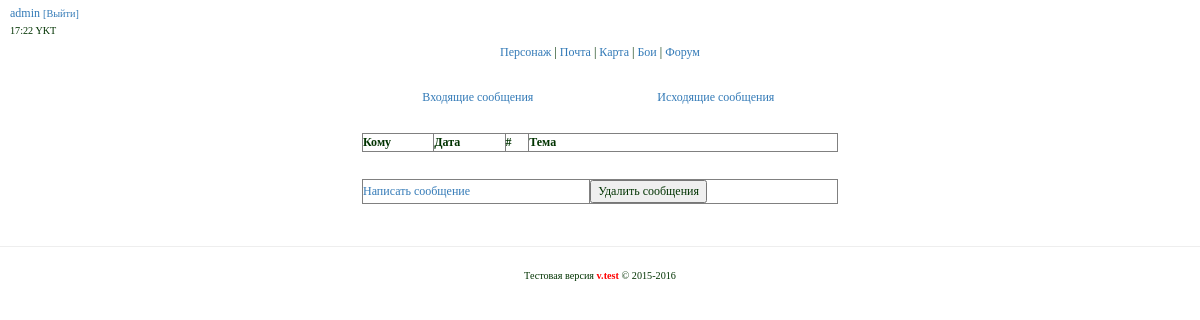
/mail/outbox (signed in), run on an earlier commit of the app's database.
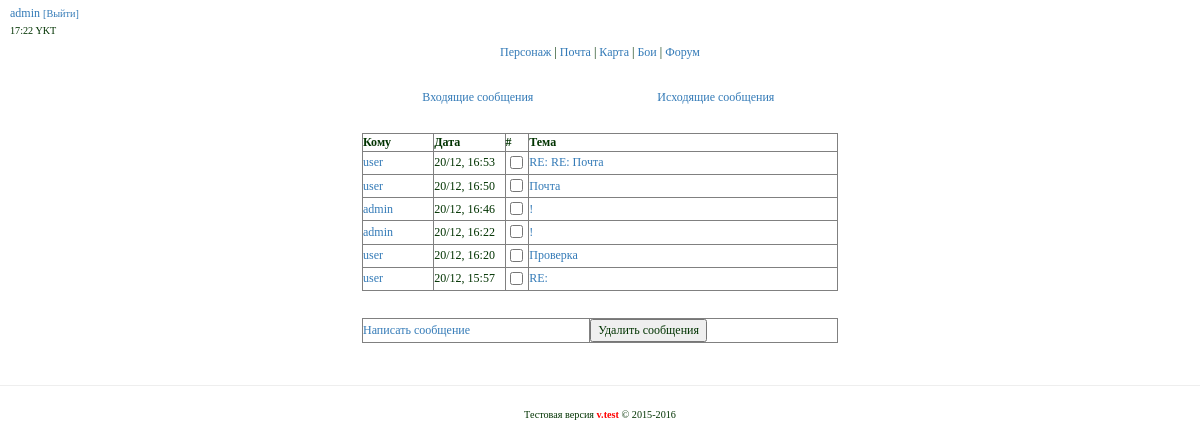
And on a later commit of the database.
### tables this page shows
CREATE TABLE IF NOT EXISTS `mail` (
  `id` int(11) unsigned NOT NULL AUTO_INCREMENT,
  `id_mail` varchar(256) NOT NULL,
  `type` int(11) NOT NULL,
  `sender` varchar(255) NOT NULL,
  `receiver` varchar(255) NOT NULL,
  `date` varchar(255) NOT NULL,
  `title` varchar(255) NOT NULL,
  `text` text NOT NULL,
  `new` int(11) NOT NULL DEFAULT '1',
  PRIMARY KEY (`id`)
);

### app/core/modelClass.php (called while the page is built, shortened)
<?php
class Model {
    public $mysqli;
    public function __construct() {
        $this->mysqli = new mysqli(Config::DBHOST,Config::DBUSER,Config::DBPASS,Config::DBNAME);
        $this->mysqli->query("SET NAMES 'utf8'");
    }
    public function query($query) {
        return $this->mysqli->query($query);
    }
    public function select($query) {
        $res = $this->query($query);
        $ret = [];
        while($row = mysqli_fetch_assoc($res)) {
            $ret[] = $row;
        }
        return $ret;
    }
}

### app/core/controllerClass.php (called while the page is built, shortened)
<?php
class Controller {
    public function isLogin() {
        if(isset($_COOKIE['login'])) return true;
        return false;
    }
}

### app/core/viewClass.php (called while the page is built)
<?php
class View {
    public function render($title,$content,$template,$data=null,$data2=null,$data3=null) {
        include 'app/views/'.$template;
    }
}

### app/controllers/controllerMail.php (called while the page is built, shortened)
<?php
class ControllerMail extends Controller {
    public function __construct(){
        $this->model = new ModelMail();
        $this->view = new View();
    }
    public function actionOutbox() {
        $login = $_COOKIE['login'];
        $data = $this->model->getOutboxMailByUser($login);
        $this->view->render('Почта', 'mail/outbox.php', 'template.php', $data);
    }
}

### app/start.php (called while the page is built, shortened)
<?php
require_once 'core/controllerClass.php';
require_once 'core/viewClass.php';
require_once 'core/modelClass.php';
require_once 'core/routerClass.php';
Router::run();

### index.php (called while the page is built, shortened)
<?php
require_once 'app/start.php';

### app/models/modelMail.php (called while the page is built, shortened)
<?php
class ModelMail extends Model {
    public function getOutboxMailByUser($login) {
        $data = "SELECT * FROM `mail` WHERE `sender` = '$login' AND `type` = 2 ORDER BY `id` DESC";
        $data = $this->select($data);
        return $data;
    }
}

### app/views/mail/outbox.php (the view)
<div>
    <table align="center" width="40%">
        <tr align="center">
            <td>
                <a href="/mail/">Входящие сообщения</a>
            </td>
            <td>
                <a href="/mail/outbox">Исходящие сообщения</a>
            </td>
        </tr>
    </table>
</div>
<br>
<form name="delmess" method="post" action="/mail/delmessage/">
<div class="mail">
    <table border="1" width="40%" align="center">
        <tr>
            <th width="15%">Кому</th>
            <th width="15%">Дата</th>
            <th width="5%">#</th>
            <th width="65%">Тема</th>
        </tr>
        <?php foreach($data as $mail): ;?>
            <tr>
                <td>
                    <a href="/user/info?id="><?=$mail['receiver']?></a>
                </td>
                <td>
                    <?=$mail['date']?>
                </td>
                <td align="center">
                    <input type="checkbox" name="id[]" value="<?=$mail['id']?>">
                </td>
                <td>
                    <a href="/mail/read?type=2&amp;id_mail=<?=$mail['id_mail']?>"><?=$mail['title']?></a>
                </td>
            </tr>
        <?php endforeach ;?>
    </table>
</div>
<br>
<div class="mail buttons">
    <table border="1" width="40%" align="center">
        <tr>
            <td>
                <a href="/mail/new">Написать сообщение</a>
            </td>
            <td>
                <input type="submit" name="submit" value="Удалить сообщения">
            </td>
        </tr>
    </table>
</div>
</form>

### app/core/routerClass.php (shortened to what this page needs)
<?php
class Router {
    public static function run() {
        $url = substr($_SERVER['REQUEST_URI'],1);
		$arrArg = explode('/',$url);
        $actionName = 'View';
        if(!empty($arrArg[1])) $actionName = $arrArg[1];
        $actionName = 'action'.ucfirst($actionName);
        $controllerObject = new $controllerName;
        if(method_exists($controllerObject,$actionName)) {
            $controllerObject->$actionName($paramName,$paramName2);
        } else self::page404();
    }
}

### app/views/template.php (shortened to what this page needs)
<!DOCTYPE html>
<html>
    <head>
        <link rel="stylesheet" type="text/css" href="/css/bootstrap.css">
        <link rel="stylesheet" type="text/css" href="/css/style.css">
    </head>
    <body>
        <?php include 'app/views/viewHeader.php'; ?>
        <?php include 'app/views/'.$content;?>
        <?php include 'app/views/viewFooter.php'?>
    </body>
</html>

### app/views/viewHeader.php (shortened to what this page needs)
<header>
    <?php if(isset($_COOKIE['login'])) { ?>
        <div id="header">
            <div>
                <a href="info?id=<?=$_COOKIE['id']?>"><?=$_COOKIE['login']?></a>
                <a href="/user/logout"><small>[Выйти]</small></a><br>
                <small><?=date('H:i')?> YKT</small>
            </div>
            <div align="center">
                <nav>
                    <a href="/user/">Персонаж</a> |
                    <a href="/mail/">Почта</a> |
                    <a href="/map/">Карта</a> |
                    <a href="/battle/">Бои</a> |
                    <a href="/forum/">Форум</a>
                </nav>
            </div>
            <br>
        </div>
        <?php } ?>
</header>

### app/views/viewFooter.php
<br>
<hr>
<footer>
    <div id="footer" align="center">
        <p>
            <small>Тестовая версия <font color="red"><strong>v.test</strong></font> &copy; 2015-2016</small>
        </p>
    </div>
</footer>

### css/style.css (style rules this page uses)
div { margin: 5px; }
body { FONT-SIZE: 9pt; COLOR: #003300; FONT-FAMILY: verdana,geneva,arial cyr; }

What changed in the data, as far as the page shows it:
added mail: receiver "user", date "20/12, 16:53", title "RE: RE: Почта"
added mail: receiver "user", date "20/12, 16:50", title "Почта"
added mail: receiver "admin", date "20/12, 16:46", title "!"
added mail: receiver "admin", date "20/12, 16:22", title "!"
added mail: receiver "user", date "20/12, 16:20", title "Проверка"
added mail: receiver "user", date "20/12, 15:57", title "RE:"
